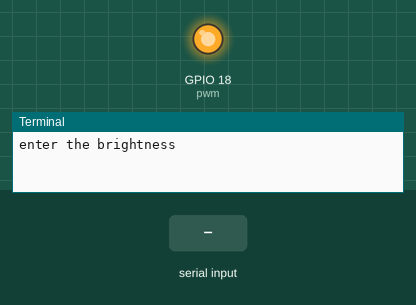
A program run on a simulated Raspberry Pi (BCM pin numbers). Parts: output pins drawn as LEDs (lit = HIGH), the last lines printed to the terminal. The test bench sets the inputs (shaded band).

Above: at 1.2 s.
1.3 s: "90" typed at the terminal, then Enter
At 2.5 s:
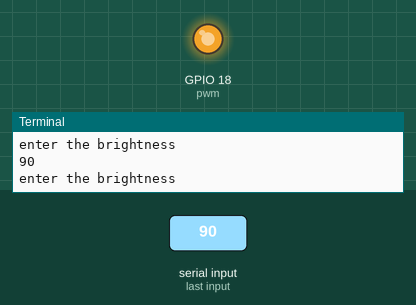
2.8 s: "0" typed at the terminal, then Enter
At 3.7 s:
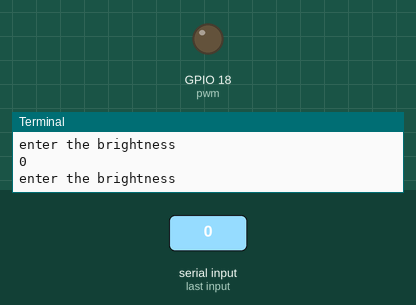
Timing chart, 0 to 5.8 s (numbered marks = the images above; inputs shaded):
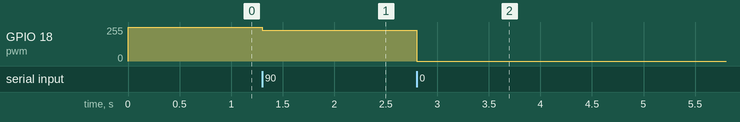

The program:

LED_Brightness_Control.py
```python
import RPi.GPIO as GPIO
from time import sleep
GPIO.setmode(GPIO.BCM)
GPIO.setup(18, GPIO.OUT)
pwm = GPIO.PWM(18, 500)
pwm.start(100)
while True:
    duty_S = input("enter the brightness")
    duty = int(duty_S)
    pwm.ChangeDutyCycle(duty)
```

Measured:
- after the input at 1.3 s, GPIO 18 (pwm): 255/255 → 230/255 at once
- after the input at 2.8 s, GPIO 18 (pwm): 230/255 → 0/255 at once
